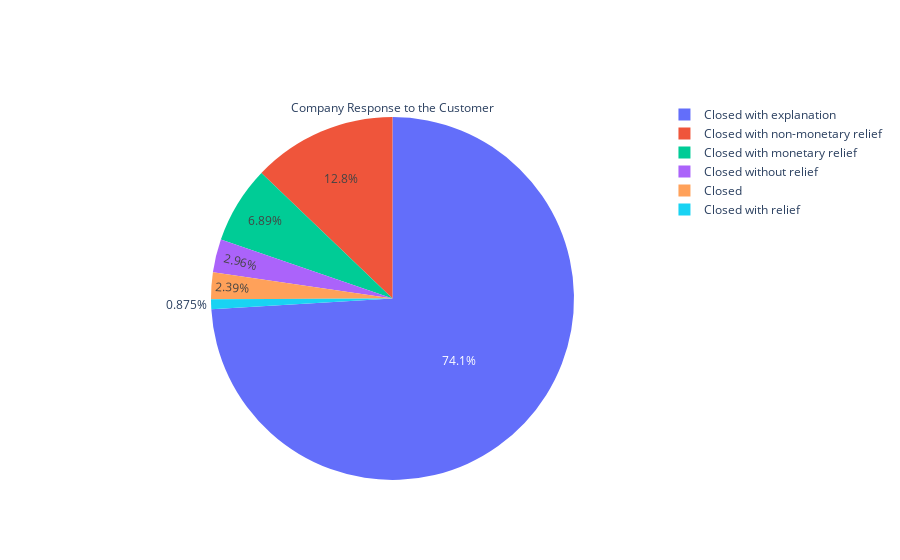

Notebook code cell kept with this figure:
### Markdown cell above
<div style="background-color:#ffff00">
  <ul><li><h4>Company's response to consumer</h4></li></ul>
</div>

### Code cell
grouped = rawTrain_df.groupby(['Company response to consumer']).size()
pie_chart = go.Pie(labels=grouped.index,values=grouped,
                  title='Company Response to the Customer')
iplot([pie_chart])

### Figure 1 — Plotly figure (JSON) as saved in the notebook; plotly's stock layout.template omitted (floating-point values rounded to 4 significant figures)
{"data": [{"labels": ["Closed", "Closed with explanation", "Closed with monetary relief", "Closed with non-monetary relief", "Closed with relief", "Closed without relief"], "title": {"text": "Company Response to the Customer"}, "type": "pie", "values": [8568, 265700, 24715, 46085, 3138, 10604]}], "layout": {}}
